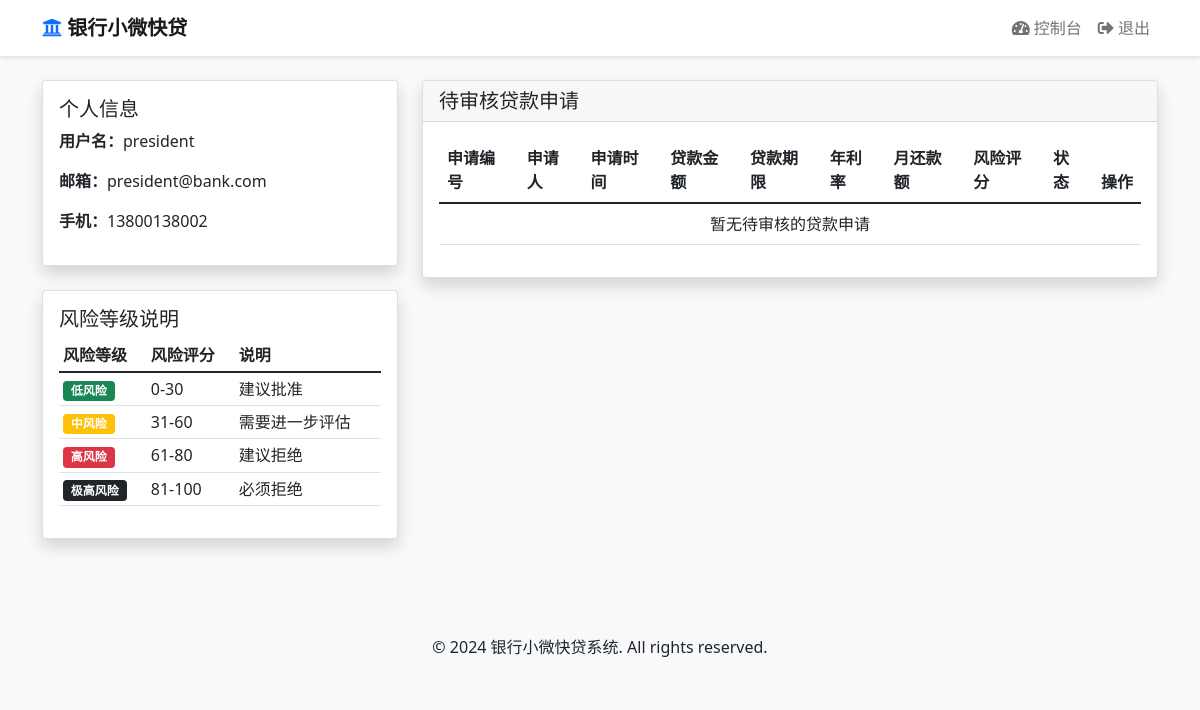
Page /president_dashboard (signed in) on the earlier database version.
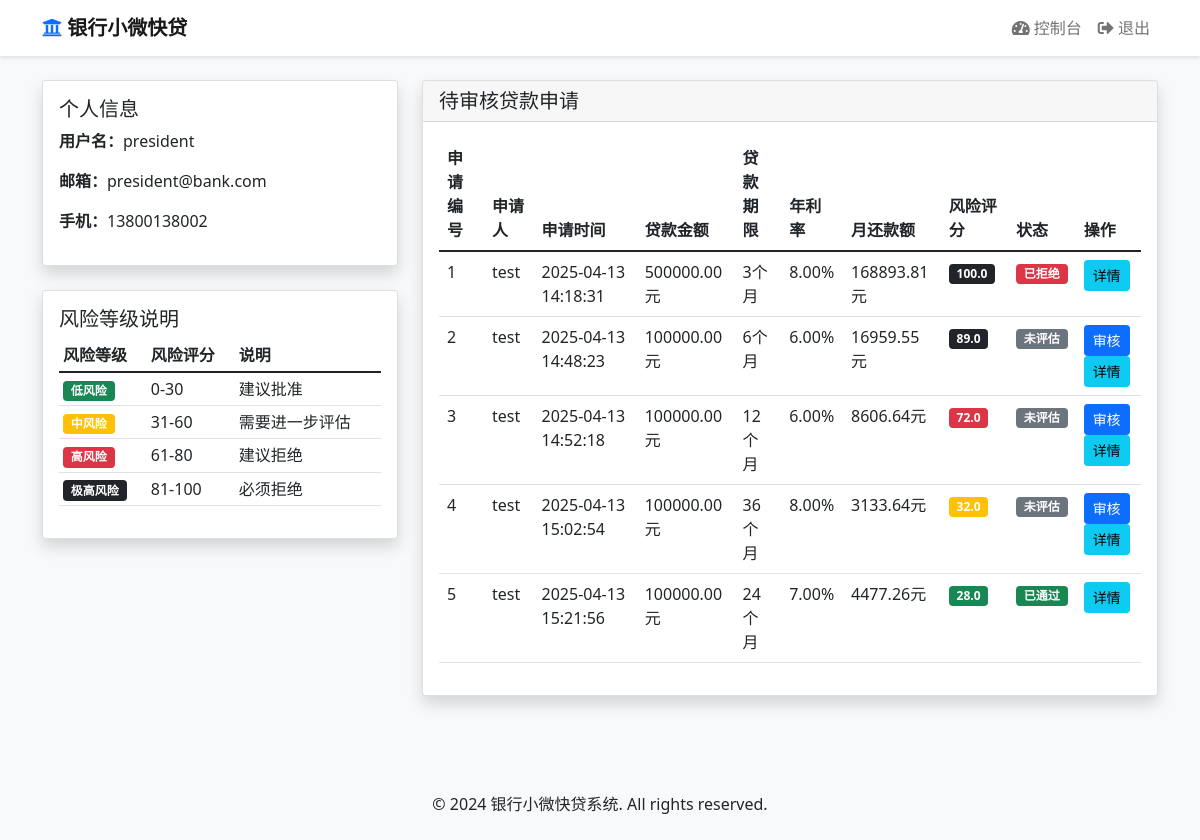
Same page on the later database version.
### models.py (models this page shows, shortened)
class LoanApplication(db.Model):
    id = db.Column(db.Integer, primary_key=True)
    user_id = db.Column(db.Integer, db.ForeignKey('users.id'), nullable=False)
    username = db.Column(db.String(80))
    amount = db.Column(db.Float, nullable=False)
    term = db.Column(db.Integer, nullable=False)  # 贷款期限（月）
    interest_rate = db.Column(db.Float, nullable=False)  # 年利率
    monthly_payment = db.Column(db.Float, nullable=False)  # 月还款额
    total_interest = db.Column(db.Float, nullable=False)  # 总利息
    purpose = db.Column(db.String(200))  # 贷款用途
    status = db.Column(db.String(20), default='pending')  # pending, approved, rejected, completed
    created_at = db.Column(db.DateTime, default=datetime.utcnow)
    approved_at = db.Column(db.DateTime)
    approved_by = db.Column(db.Integer, db.ForeignKey('users.id'))
    risk_score = db.Column(db.Float)  # 风险评分
    risk_level = db.Column(db.String(20))  # 风险等级
    credit_report_id = db.Column(db.Integer, db.ForeignKey('credit_report.id'))
    employment_years = db.Column(db.Integer)
    age = db.Column(db.Integer)
    annual_income = db.Column(db.Float, nullable=False)
    monthly_income = db.Column(db.Float, nullable=False)
    savings_balance = db.Column(db.Float, nullable=False)
    total_assets = db.Column(db.Float, nullable=False)
    total_liabilities = db.Column(db.Float, nullable=False)
    credit_cards = db.Column(db.Integer)
    his_existing_loans = db.Column(db.Float, nullable=False) # 历史贷款
    his_monthly_debt = db.Column(db.Float, nullable=False)  # 历史月还贷额
    dependents = db.Column(db.Integer)
    employment_status = db.Column(db.String(20))
    marital_status = db.Column(db.String(20))
    education = db.Column(db.String(20))
    home_ownership = db.Column(db.String(20))
    previous_default = db.Column(db.String(20))
    recommendation = db.Column(db.String(80))  # 模型建议
    repayment_records = db.relationship('RepaymentRecord', backref='loan', lazy=True)

class User(UserMixin, db.Model):
    __tablename__ = 'users'
    id = db.Column(db.Integer, primary_key=True)
    username = db.Column(db.String(80), unique=True, nullable=False)
    password = db.Column(db.String(120), nullable=False)
    email = db.Column(db.String(120), unique=True, nullable=False)
    phone = db.Column(db.String(20), nullable=False)
    role = db.Column(db.String(20), nullable=False, default='user')
    created_at = db.Column(db.DateTime, default=datetime.utcnow)
    @property
    def is_authenticated(self):
        return True
    submitted_applications = db.relationship(
        'LoanApplication',
        primaryjoin='User.id==LoanApplication.user_id',
        backref='applicant',
        lazy=True
    )
    reviewed_applications = db.relationship(
        'LoanApplication',
        primaryjoin='User.id==LoanApplication.approved_by',
        backref='approver',
        lazy=True
    )
    received_notifications = db.relationship('Notification', back_populates='recipient')

### app.py (the view)
        def decorated_function(*args, **kwargs):
            if not current_user.is_authenticated:
                return redirect(url_for('login'))
            if current_user.role not in roles:
                flash('您没有权限访问此页面', 'danger')
                return redirect(url_for('dashboard'))
            return f(*args, **kwargs)

### app.py (called while the page is built)
@login_manager.user_loader
def load_user(user_id):
    return User.query.get(int(user_id))

def login_required(f):
    def decorated_function(*args, **kwargs):
        if not current_user.is_authenticated:
            return redirect(url_for('login'))
        return f(*args, **kwargs)
    decorated_function.__name__ = f.__name__
    return decorated_function

def role_required(roles):
    def decorator(f):
        def decorated_function(*args, **kwargs):
            if not current_user.is_authenticated:
                return redirect(url_for('login'))
            if current_user.role not in roles:
                flash('您没有权限访问此页面', 'danger')
                return redirect(url_for('dashboard'))
            return f(*args, **kwargs)
        decorated_function.__name__ = f.__name__
        return decorated_function
    return decorator

### templates/president_dashboard.html (shortened to what the changed rows need)
{% extends "base.html" %}
{% block content %}
<div class="container mt-4">
    <div class="row">
        <div class="col-md-4">
            <div class="card shadow mb-4">
                <div class="card-body">
                    <div class="table-responsive">
                        <table class="table table-sm">
                            <thead>
                                <tr>
                                    <th>风险等级</th>
                                    <th>风险评分</th>
                                    <th>说明</th>
                                </tr>
                            </thead>
                        </table>
                    </div>
                </div>
            </div>
        </div>
        <div class="col-md-8">
            <div class="card shadow mb-4">
                <div class="card-body">
                    <div class="table-responsive">
                        <table class="table">
                            <thead>
                                <tr>
                                    <th>申请编号</th>
                                    <th>申请人</th>
                                    <th>申请时间</th>
                                    <th>贷款金额</th>
                                    <th>贷款期限</th>
                                    <th>年利率</th>
                                    <th>月还款额</th>
                                    <th>风险评分</th>
                                    <th>状态</th>
                                    <th>操作</th>
                                </tr>
                            </thead>
                            <tbody>
                                {% if pending_loans %}
                                    {% for item in pending_loans %}
                                    <tr>
                                        <td>{{ item.loan.id }}</td>
                                        <td>{{ item.user.username }}</td>
                                        <td>{{ item.loan.created_at.strftime('%Y-%m-%d %H:%M:%S') }}</td>
                                        <td>{{ "%.2f"|format(item.loan.amount) }}元</td>
                                        <td>{{ item.loan.term }}个月</td>
                                        <td>{{ "%.2f"|format(item.loan.interest_rate * 100) }}%</td>
                                        <td>{{ "%.2f"|format(item.loan.monthly_payment) }}元</td>
                                        <td>
                                            {% if item.loan.risk_score %}
                                                <span class="badge {% if item.loan.risk_score >= 80 %}bg-dark
                                                                 {% elif item.loan.risk_score >= 60 %}bg-danger
                                                                 {% elif item.loan.risk_score >= 30 %}bg-warning
                                                                 {% else %}bg-success{% endif %}">
                                                    {{ "%.1f"|format(item.loan.risk_score) }}
                                                </span>
                                            {% else %}
                                                <span class="badge bg-secondary">未评估</span>
                                            {% endif %}
                                        </td>
                                        <td>
                                            {% if item.loan.status == 'recommend_approve' %}
                                            <span class="badge bg-success">建议通过</span>
                                            {% elif item.loan.status == 'approved' %}
                                            <span class="badge bg-success">已通过</span>
                                            {% elif item.loan.status  == 'recommend_reject' %}
                                            <span class="badge bg-danger">建议拒绝</span>
                                            {% elif item.loan.status  == 'rejected' %}
                                            <span class="badge bg-danger">已拒绝</span>
                                            {% else %}
                                            <span class="badge bg-secondary">未评估</span>
                                            {% endif %}
                                        </td>
                                        <td>
                                            {% if item.loan.status != 'approved' and item.loan.status != 'rejected' %}
                                            <a href="{{ url_for('president_review_loan', loan_id=item.loan.id) }}" class="btn btn-sm btn-primary">审核</a>
                                            {% endif %}
                                            <a href="{{ url_for('loan_detail', loan_id=item.loan.id) }}" class="btn btn-sm btn-info">详情</a>
                                        </td>
                                    </tr>
                                    {% endfor %}
                                {% else %}
                                    <tr>
                                        <td colspan="10" class="text-center">暂无待审核的贷款申请</td>
                                    </tr>
                                {% endif %}
                            </tbody>
                        </table>
                    </div>
                </div>
            </div>
        </div>
    </div>
</div>
{% endblock %}

Differences in the rows shown:
added LoanApplication: loan.id "1", loan.created_at "2025-04-13 14:18:31", loan.amount "500000.00", loan.term "3", item.loan.interest_rate*100 "8.00", loan.monthly_payment "168893.81", loan.risk_score "100.0"
now on this page (row unchanged): User: user.username "test" "test" "test" "test" "test"
added LoanApplication: loan.id "2", loan.created_at "2025-04-13 14:48:23", loan.amount "100000.00", loan.term "6", item.loan.interest_rate*100 "6.00", loan.monthly_payment "16959.55", loan.risk_score "89.0"
added LoanApplication: loan.id "3", loan.created_at "2025-04-13 14:52:18", loan.amount "100000.00", loan.term "12", item.loan.interest_rate*100 "6.00", loan.monthly_payment "8606.64", loan.risk_score "72.0"
added LoanApplication: loan.id "4", loan.created_at "2025-04-13 15:02:54", loan.amount "100000.00", loan.term "36", item.loan.interest_rate*100 "8.00", loan.monthly_payment "3133.64", loan.risk_score "32.0"
added LoanApplication: loan.id "5", loan.created_at "2025-04-13 15:21:56", loan.amount "100000.00", loan.term "24", item.loan.interest_rate*100 "7.00", loan.monthly_payment "4477.26", loan.risk_score "28.0"
Other differences:
new list line: "元 个月 % 元 已拒绝 详情"
new list line: "元 个月 % 元 未评估 审核 详情"
new list line: "元 个月 % 元 已通过 详情"
text no longer shown: "暂无待审核的贷款申请"
